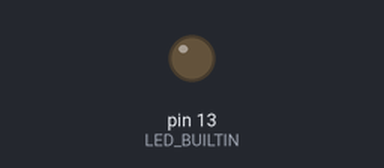
Bench run of a sketch on a simulated Arduino Uno, built with avr-gcc and run on an emulated ATmega328P. Parts: output pins drawn as LEDs (lit = HIGH). Dashed ring = blinking. What the sketch prints to the serial monitor is not drawn.

Above: at 1.0 s.
At 2.5 s:
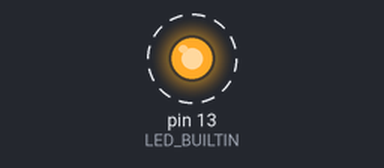
Timing chart, 0 to 4.6 s (numbered marks = the images above):
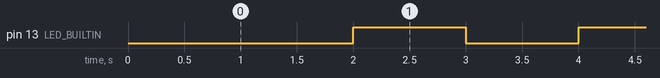

Measured:
- by itself, pin 13 (LED_BUILTIN): alternates HIGH for 1.0 s and LOW for 1.0 s

The sketch:

timestamp.ino
```cpp
/*   Timestamp mediante millis() -- 18/06/2022
     Creación de una estampa de tiempo (timestamp) mediante el
     uso de la función millis(), funciones de usuarios y objeto
     de tipo String.
*/

//constantes (segundos)
const int PERIODO = 1000;
const int EVENTO = 50;

//variables
unsigned long tiempoActual = 0;
boolean estado = true;
int t_year = 2022;
int t_month = 6;
int t_day = 18;
int t_hour = 18;
int t_minute = 30;
int t_second = 0;

void setup() {
  pinMode(LED_BUILTIN, OUTPUT);
  Serial.begin(9600);
}

void loop() {

  //rutina que se ejecuta cada cierto PERIODO de tiempo
  if (millis() >= (tiempoActual + PERIODO)) {

    toogle(); //cambia el estado del LED 13
    tiempoActual = millis(); //actualiza el tiempo actual
    t_second++;

    if (t_second > 59) {
      t_second = 0; //reinicia el segundero
      t_minute++; //incrementa minutero
    }

    if (t_minute > 59) {
      t_minute = 0; //reinicia el minutero
      t_hour++; //incrementa horas
    }

    //despues de transcurrido el tiempo, se origina un EVENTO
    if (t_second == EVENTO) {
      String mensaje;
      estampa(mensaje);
      Serial.println(mensaje);
    }
  }
}

//funcion que genera un timestamp
void estampa(String &estampaTemporal) {
  estampaTemporal = estampaTemporal + t_day + "/" + t_month + "/" + t_year
                    + " - " + t_hour + ":" + t_minute + ":" + t_second;
}

//funcion que genera un toogle en un LED
void toogle() {
  estado = !estado;
  digitalWrite(LED_BUILTIN, estado);
}
```
